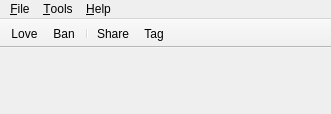
<ui version="4.0" >
 <class>MainWindow</class>
 <widget class="QMainWindow" name="MainWindow" >
  <property name="geometry" >
   <rect>
    <x>0</x>
    <y>0</y>
    <width>331</width>
    <height>114</height>
   </rect>
  </property>
  <property name="windowTitle" >
   <string>Name TBA</string>
  </property>
  <widget class="QWidget" name="centralwidget" >
   <layout class="QHBoxLayout" >
    <item>
     <widget class="QLabel" name="source" >
      <property name="text" >
       <string/>
      </property>
     </widget>
    </item>
    <item>
     <widget class="QLabel" name="track" >
      <property name="text" >
       <string/>
      </property>
     </widget>
    </item>
   </layout>
  </widget>
  <widget class="QMenuBar" name="menubar" >
   <property name="geometry" >
    <rect>
     <x>0</x>
     <y>0</y>
     <width>331</width>
     <height>22</height>
    </rect>
   </property>
   <widget class="QMenu" name="menuFile" >
    <property name="title" >
     <string>&amp;File</string>
    </property>
    <addaction name="logOut" />
    <addaction name="separator" />
    <addaction name="quit" />
   </widget>
   <widget class="QMenu" name="menuHelp" >
    <property name="title" >
     <string>&amp;Help</string>
    </property>
   </widget>
   <widget class="QMenu" name="menuTools" >
    <property name="title" >
     <string>&amp;Tools</string>
    </property>
    <addaction name="settings" />
   </widget>
   <addaction name="menuFile" />
   <addaction name="menuTools" />
   <addaction name="menuHelp" />
  </widget>
  <widget class="QToolBar" name="toolbar" >
   <property name="windowTitle" >
    <string/>
   </property>
   <property name="movable" >
    <bool>false</bool>
   </property>
   <property name="iconSize" >
    <size>
     <width>32</width>
     <height>32</height>
    </size>
   </property>
   <property name="toolButtonStyle" >
    <enum>Qt::ToolButtonTextUnderIcon</enum>
   </property>
   <property name="floatable" >
    <bool>false</bool>
   </property>
   <attribute name="toolBarArea" >
    <enum>TopToolBarArea</enum>
   </attribute>
   <attribute name="toolBarBreak" >
    <bool>false</bool>
   </attribute>
   <addaction name="love" />
   <addaction name="ban" />
   <addaction name="separator" />
   <addaction name="share" />
   <addaction name="tag" />
  </widget>
  <action name="settings" >
   <property name="text" >
    <string>&amp;Settings...</string>
   </property>
  </action>
  <action name="logOut" >
   <property name="text" >
    <string>Log &amp;Out</string>
   </property>
  </action>
  <action name="quit" >
   <property name="text" >
    <string>E&amp;xit</string>
   </property>
  </action>
  <action name="ban" >
   <property name="icon" >
    <iconset resource="widgets/MainWindow.qrc" >:/MainWindow/ban.png</iconset>
   </property>
   <property name="text" >
    <string>Ban</string>
   </property>
  </action>
  <action name="love" >
   <property name="icon" >
    <iconset resource="widgets/MainWindow.qrc" >:/MainWindow/love.png</iconset>
   </property>
   <property name="text" >
    <string>Love</string>
   </property>
  </action>
  <action name="share" >
   <property name="icon" >
    <iconset resource="widgets/MainWindow.qrc" >:/MainWindow/share.png</iconset>
   </property>
   <property name="text" >
    <string>Share</string>
   </property>
  </action>
  <action name="tag" >
   <property name="icon" >
    <iconset resource="widgets/MainWindow.qrc" >:/MainWindow/tag.png</iconset>
   </property>
   <property name="text" >
    <string>Tag</string>
   </property>
  </action>
 </widget>
 <resources>
  <include location="widgets/MainWindow.qrc" />
 </resources>
 <connections/>
</ui>
